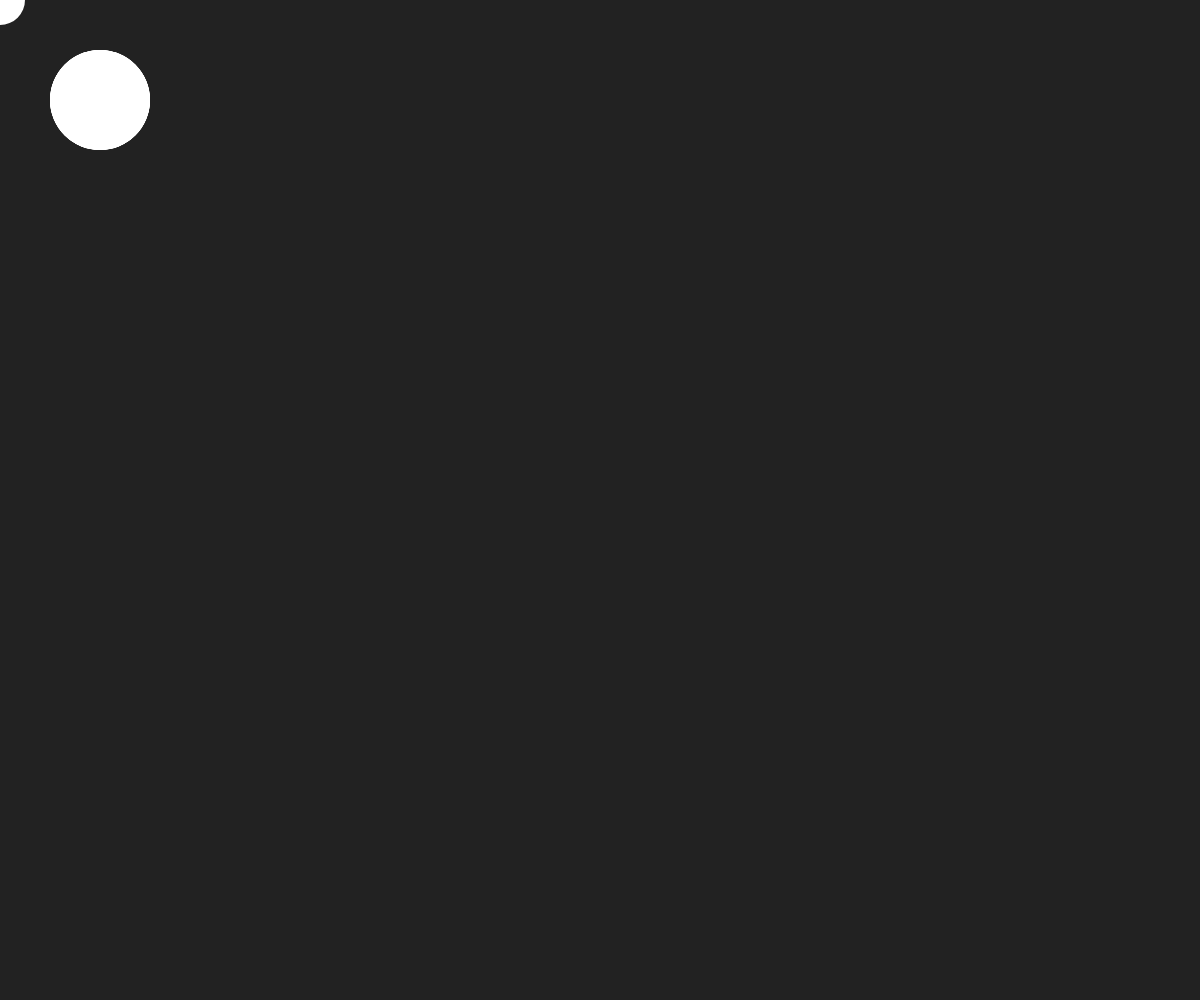
Frame 1 (no input)
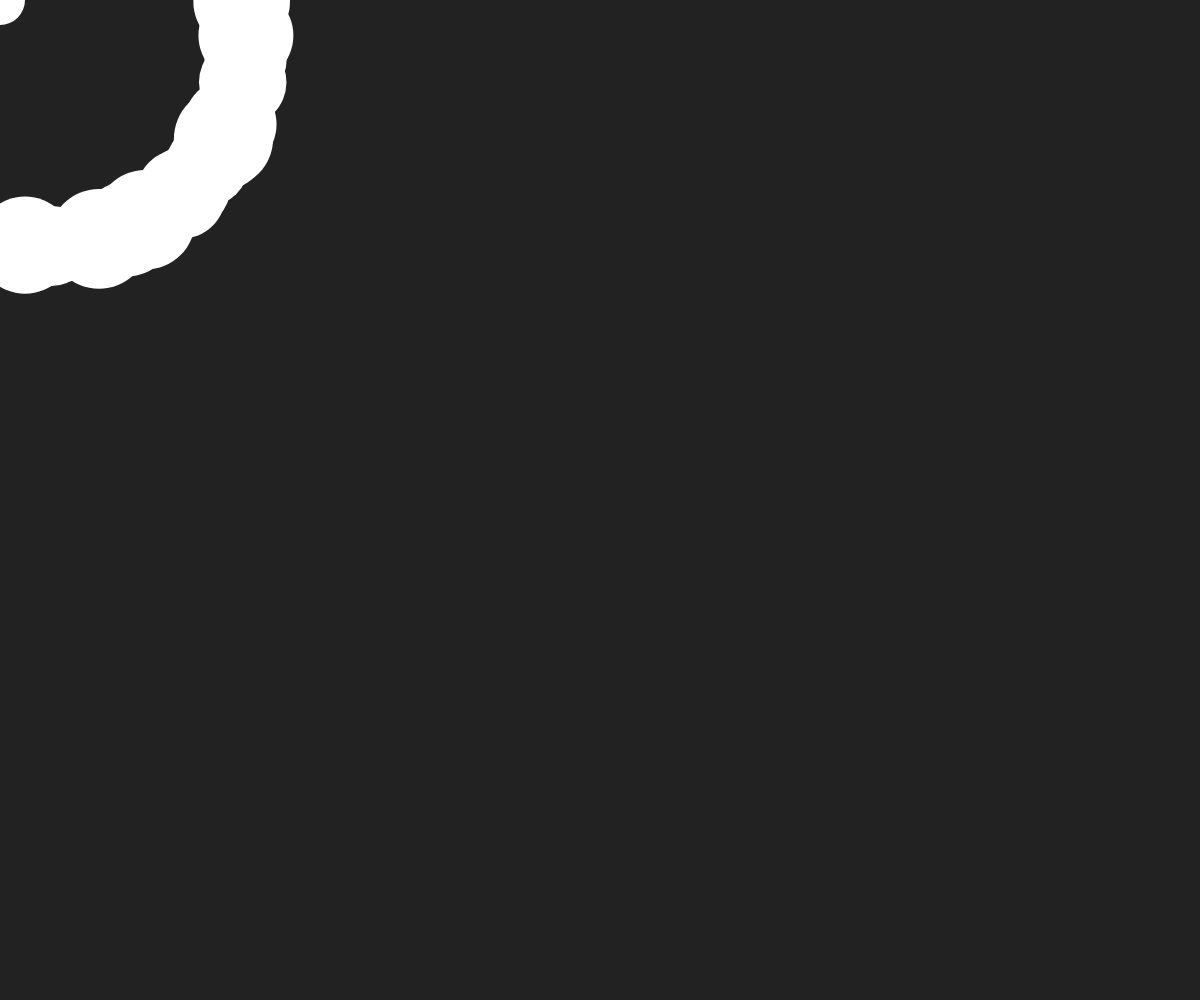
Frame 60 (no input)
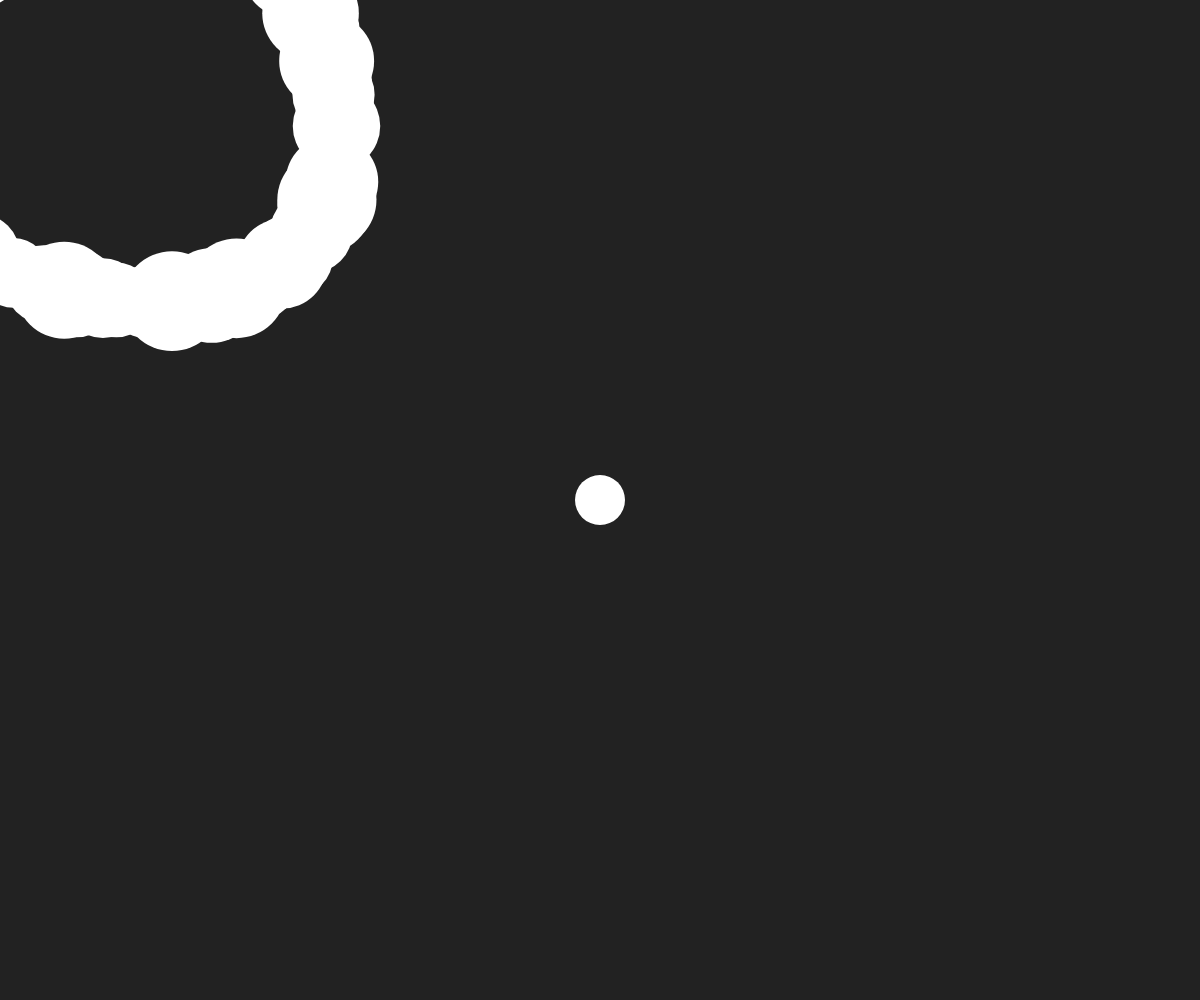
Frame 120 (the mouse pressed at the canvas centre since frame 60)

The p5.js sketch that drew these frames (run headless with seeded random() and noise() and a simulated clock; from frame 60 on, the mouse is pressed at the canvas centre):

// p5.js sketch
// ── sketch.js
let circles = [];
let master;

function setup() {
  createCanvas(windowWidth, windowHeight);
  for (let i = 0; i < 200; i++) {
    circles.push(new Circle(100, 100, random(50, 100)));
  }
}

function draw() {
  background('#222');
  circles.forEach(c => {
    fill(255);
    noStroke();
    c.display();
    c.move();
  });
  fill(255);
  master = circle(mouseX, mouseY, 50);
}

class Circle {
  constructor(x, y, r) {
    this.pos = createVector(x, y);
    this.r = r;
    this.vel = p5.Vector.random2D();
    this.vel.mult(r);
  }

  display() {
    circle(this.pos.x, this.pos.y, this.r);
  }

  move() {
    let mouse = createVector(mouseX, mouseY);
    this.acc = p5.Vector.sub(mouse, this.pos);
    this.acc.setMag(0.1);
    this.vel.add(this.acc);
    this.vel.limit(5);
    this.pos.add(this.vel);
  }
}
